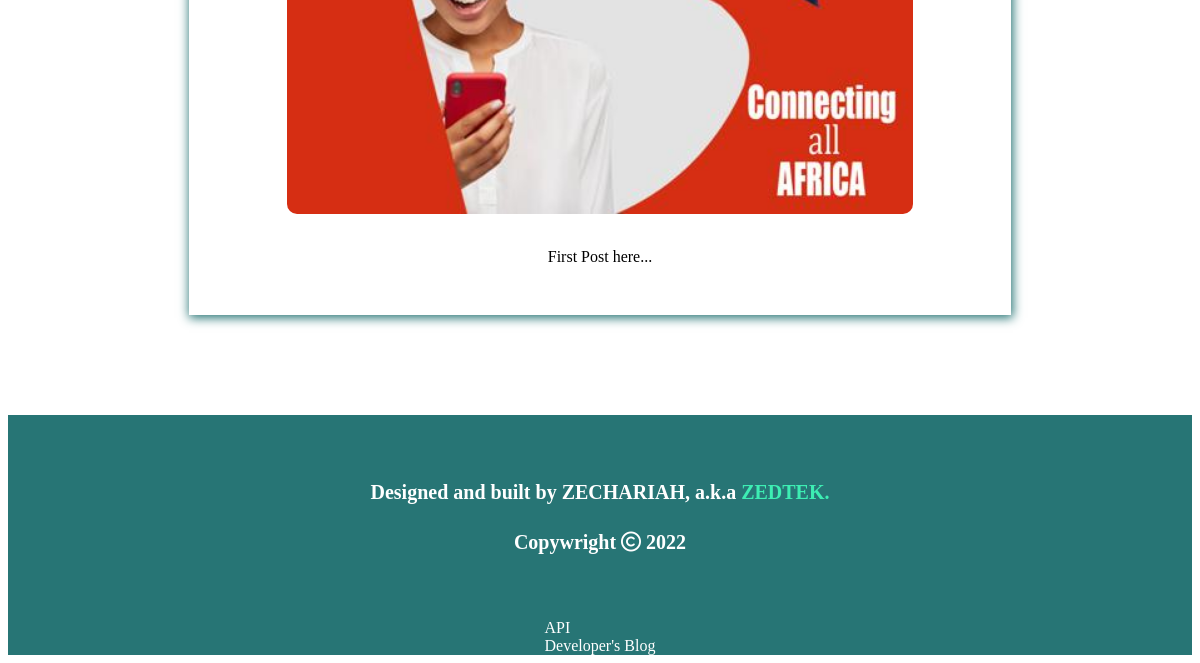
The page /trend/ (signed in, lower part) on the database as committed earlier.
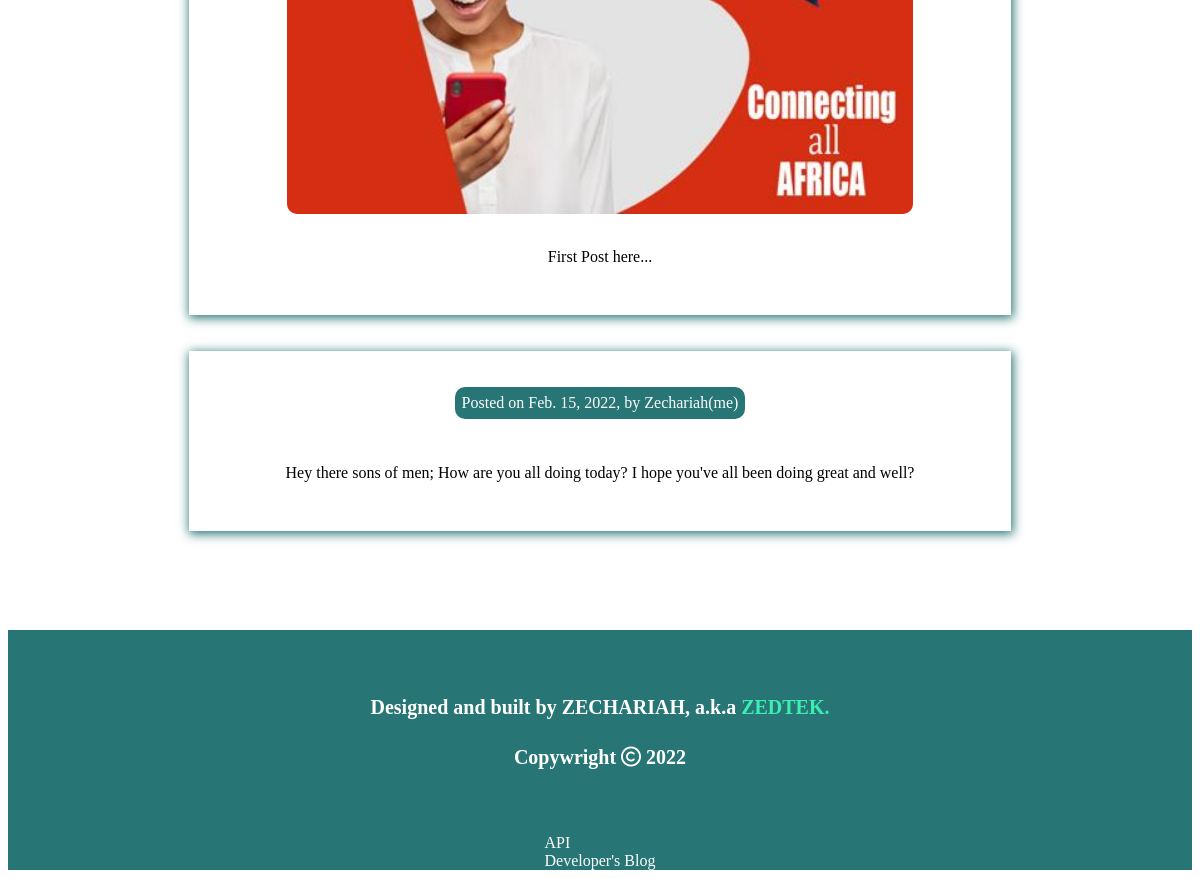
The same page on the database as committed later.
### chatapp/models.py (models this page shows, shortened)
class Post(models.Model):
    owner= models.ForeignKey(User, on_delete=models.CASCADE)
    content= models.CharField(max_length=200000000000000000, default= f"Posted on {datetime.datetime.now()}", null=True)
    image= models.ImageField(default='default.jpg', blank=True, upload_to='Post_images/')
    date= models.DateField(auto_now_add=True)
    class Meta:
        get_latest_by= 'date'

### chatapp/views.py (the view)
# urls.py: path('trend/', views.trends, name='trendings'),
@login_required(login_url='/chat/')
def trends(request):
    user= request.user
    post= user.post_set.all()
    print(request.user)
    return render(request, 'trends.html', {'user':user,'post':post})

### chatapp/templates/frontend/trends.html (shortened to what this page needs)
{%extends 'base.html'%}
{%block body%}
<head>
</head>
<div class="posts">
    {%for item in post%}
    <div class="post-cont">
        {%if item.image%}
        <img src="{{item.image.url}}" alt="posted-item" class="posted-img">
        <div class="writeup">
            <p class="content">{{item.content}}</p>
        </div>
        {%else%}
        <p class="postDate">Posted on {{item.date}}, by {{item.owner}}(me)</p>
        <div class="writeup">
            <p class="content">{{item.content}}</p>
        </div>
        {%endif%}
    </div>
    {%endfor%}
</div>
{%endblock%}

Rows that differ between the two databases and show on the page:
added Post: date "Feb. 15, 2022", owner "Zechariah", content "Hey there sons of men; How are you all doing today? I hope you've all been doing great and well?"
